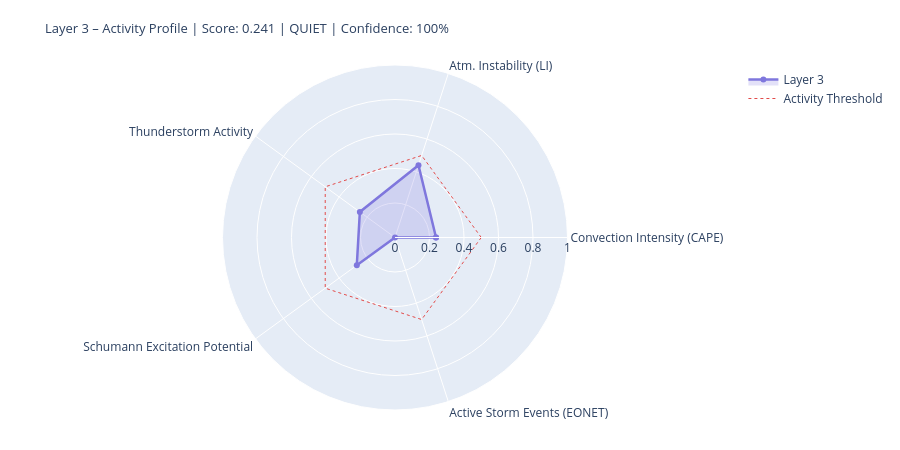

The notebook cell this image was saved under:
### Markdown cell above
---
## 4. State Assessment & Handoff to Layer 4/5

### Code cell
# ============================================================
# LAYER-3-SCORE
# Five dynamic components
# ============================================================

def norm(v, lo, hi):
    if v is None or (isinstance(v, float) and math.isnan(v)): return None
    return round(max(0.0, min(1.0, (v - lo) / (hi - lo))), 4)

# --- 1) Convection intensity (global CAPE mean) ---
cape_mean = df_atm['cape'].dropna().mean() if not df_atm.empty else None
conv_score = norm(cape_mean, 0, 3000)
conv_src   = 'primary' if cape_mean is not None else 'missing'

# --- 2) Atmospheric instability (LI mean) ---
li_mean   = df_atm['li'].dropna().mean() if not df_atm.empty else None
# Negative LI = unstable → higher score
instab_score = norm(-li_mean if li_mean is not None else None, -6, 6)
instab_src   = 'primary' if li_mean is not None else 'missing'

# --- 3) Thunderstorm activity (mean thunder score + WMO count) ---
thunder_mean = df_atm['thunder_score'].mean() if not df_atm.empty else None
n_thunder    = int(df_atm['thunderstorm'].sum()) if not df_atm.empty else 0
thunder_score_val = norm(
    (thunder_mean or 0) * 0.7 + n_thunder * 0.1, 0, 1.0
) if thunder_mean is not None else None
thunder_src = 'primary'

# --- 4) Schumann excitation potential (weighted Schumann contribution) ---
schumann_pot = df_atm['schumann_contribution'].mean() if not df_atm.empty else None
# Boosted by Layer-2 thunderstorm trigger
if schumann_pot is not None and l2_thunder:
    schumann_pot = min(1.0, schumann_pot * 1.2)
schumann_score = norm(schumann_pot, 0, 1.0) if schumann_pot is not None else None
schumann_src   = 'derived'

# --- 5) Storm activity (NASA EONET) ---
# Distinction: None = data not loaded, 0.0 = loaded but no events
storm_score = None
storm_src   = 'missing'
if raw.get('storms') is not None:          # API reached successfully
    storm_score = norm(len(storm_events), 0, 30) if storm_events else 0.0
    storm_src   = 'primary'

# X-Ray and Kp: context only, not in dynamic score
# (X-Ray = Layer-0/4 driver; Kp = geomagnetic index, not a lightning proxy)
xray_context = None
if raw.get('xray'):
    df_xc = pd.DataFrame(raw['xray'])
    fc = next((c for c in df_xc.columns
               if any(k in c.lower() for k in ['flux','long']) and 'time' not in c.lower()),
              df_xc.columns[1])
    df_xc[fc] = pd.to_numeric(df_xc[fc], errors='coerce')
    xray_last = df_xc[fc].dropna().iloc[-1] if not df_xc[fc].dropna().empty else None
    if xray_last:
        xray_class = ('X' if xray_last>=1e-4 else 'M' if xray_last>=1e-5
                      else 'C' if xray_last>=1e-6 else 'B')
        xray_context = {'flux': float(xray_last), 'class': xray_class}
        print(f'X-Ray context: {xray_class}-class ({xray_last:.2e} W/m²)')

# --- Aggregate ---
COMPONENTS = {
    'Convection Intensity (CAPE)':  {'score': conv_score,       'source': conv_src,    'dynamic': True},
    'Atm. Instability (LI)':         {'score': instab_score,     'source': instab_src,  'dynamic': True},
    'Thunderstorm Activity':              {'score': thunder_score_val, 'source': thunder_src, 'dynamic': True},
    'Schumann Excitation Potential':   {'score': schumann_score,   'source': schumann_src,'dynamic': True},
    'Active Storm Events (EONET)': {'score': storm_score,      'source': storm_src,   'dynamic': True},
}

available   = {k: v['score'] for k, v in COMPONENTS.items() if v['score'] is not None}
unavailable = [k for k, v in COMPONENTS.items() if v['score'] is None]
layer3_score = round(sum(available.values()) / len(available), 4) if available else None
confidence   = round(len(available) / len(COMPONENTS), 2)
level = ('unknown' if layer3_score is None
         else 'quiet'   if layer3_score < 0.3
         else 'moderate' if layer3_score < 0.6
         else 'active')
dominant_l3 = max(available, key=available.get) if available else 'none'

# --- Ausgabe ---
W = 68
print('=' * W)
print('LAYER 3 – ATMOSPHERE / WEATHER / THUNDERSTORMS – STATE ASSESSMENT')
print('=' * W)
for name, comp in COMPONENTS.items():
    s = comp['score']
    if s is not None:
        bar = '█' * int(s * 20) + '░' * (20 - int(s * 20))
        print(f'  {name:<36} {bar}  {s:.3f}  [{comp["source"]}]')
    else:
        print(f'  {name:<36} {"─" * 20}  n/a   [missing]')
print('-' * W)
print(f'  Score:        {layer3_score:.3f}  ({len(available)}/{len(COMPONENTS)} components)')
print(f'  Confidence:   {confidence:.0%}')
print(f'  Level:        {level.upper()}')
print(f'  Dominant:     {dominant_l3}')
print(f'  CAPE mean:    {cape_mean:.0f} J/kg' if cape_mean else '  CAPE mean:    n/a')
print(f'  LI mean:      {li_mean:.1f} K' if li_mean is not None else '  LI mean:      n/a')
print(f'  Thunderstorms:{n_thunder} points (WMO)  +  {len(storm_events)} NASA EONET')
print('=' * W)

# Radar
cats   = list(available.keys())
vals_r = list(available.values())
if len(cats) >= 3:
    fig = go.Figure()
    fig.add_trace(go.Scatterpolar(
        r=vals_r + [vals_r[0]], theta=cats + [cats[0]],
        fill='toself', fillcolor='rgba(127,119,221,0.22)',
        line=dict(color='#7F77DD', width=2.5), name='Layer 3'
    ))
    fig.add_trace(go.Scatterpolar(
        r=[0.5] * (len(cats)+1), theta=cats + [cats[0]],
        line=dict(color='#E24B4A', dash='dot', width=1),
        mode='lines', name='Activity Threshold'
    ))
    fig.update_layout(
        title=dict(
            text=f'Layer 3 – Activity Profile | Score: {layer3_score:.3f} | {level.upper()} | Confidence: {confidence:.0%}',
            font=dict(size=13)
        ),
        polar=dict(radialaxis=dict(visible=True, range=[0, 1])),
        height=450, showlegend=True,
        margin=dict(l=60, r=60, t=65, b=40)
    )
    fig.show()

### Figure 1 — Plotly figure (JSON) as saved in the notebook; plotly's stock layout.template omitted (floating-point values rounded to 4 significant figures)
{"data": [{"fill": "toself", "fillcolor": "rgba(127,119,221,0.22)", "line": {"color": "#7F77DD", "width": 2.5}, "name": "Layer 3", "r": [0.2378, 0.4403, 0.2519, 0.2738, 0.0, 0.2378], "theta": ["Convection Intensity (CAPE)", "Atm. Instability (LI)", "Thunderstorm Activity", "Schumann Excitation Potential", "Active Storm Events (EONET)", "Convection Intensity (CAPE)"], "type": "scatterpolar"}, {"line": {"color": "#E24B4A", "dash": "dot", "width": 1}, "mode": "lines", "name": "Activity Threshold", "r": [0.5, 0.5, 0.5, 0.5, 0.5, 0.5], "theta": ["Convection Intensity (CAPE)", "Atm. Instability (LI)", "Thunderstorm Activity", "Schumann Excitation Potential", "Active Storm Events (EONET)", "Convection Intensity (CAPE)"], "type": "scatterpolar"}], "layout": {"height": 450, "margin": {"b": 40, "l": 60, "r": 60, "t": 65}, "polar": {"radialaxis": {"range": [0, 1], "visible": true}}, "showlegend": true, "title": {"font": {"size": 13}, "text": "Layer 3 – Activity Profile | Score: 0.241 | QUIET | Confidence: 100%"}}}
